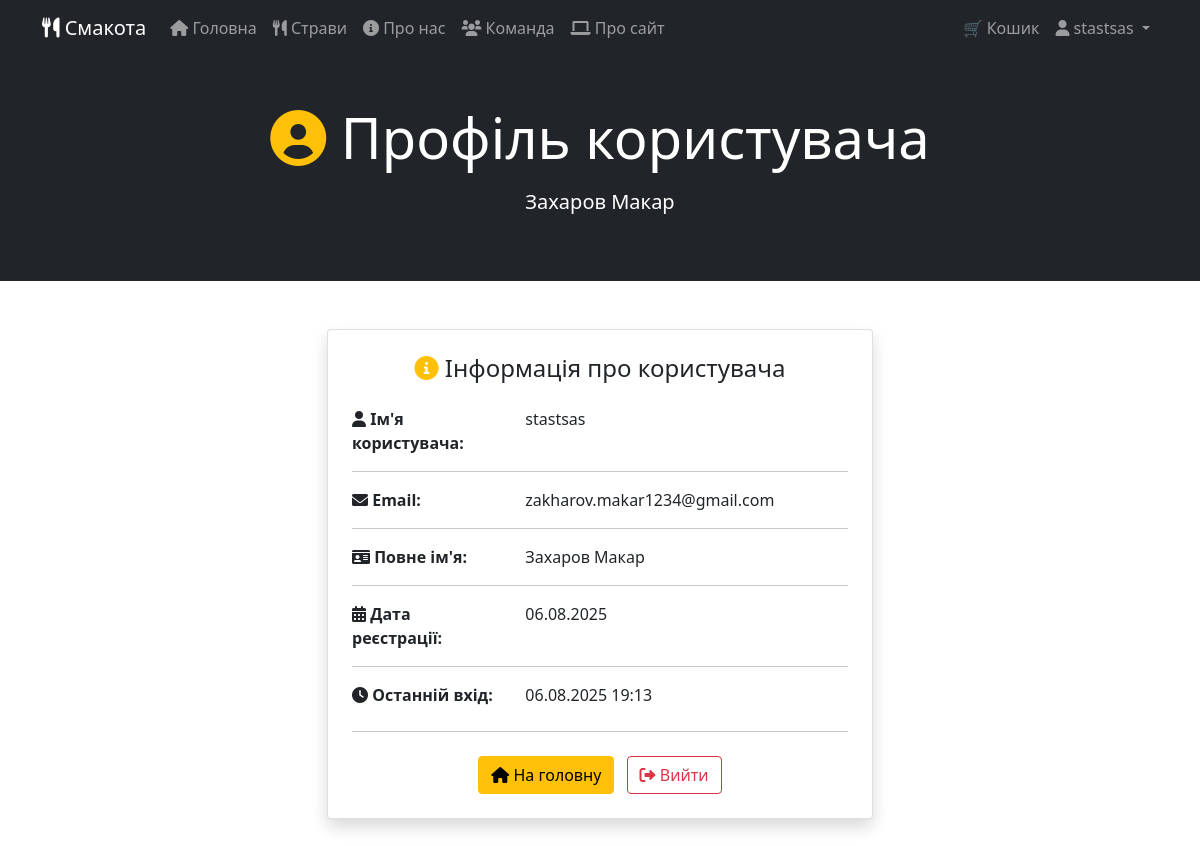
Page /market/profile/ (signed in) on the earlier database version.
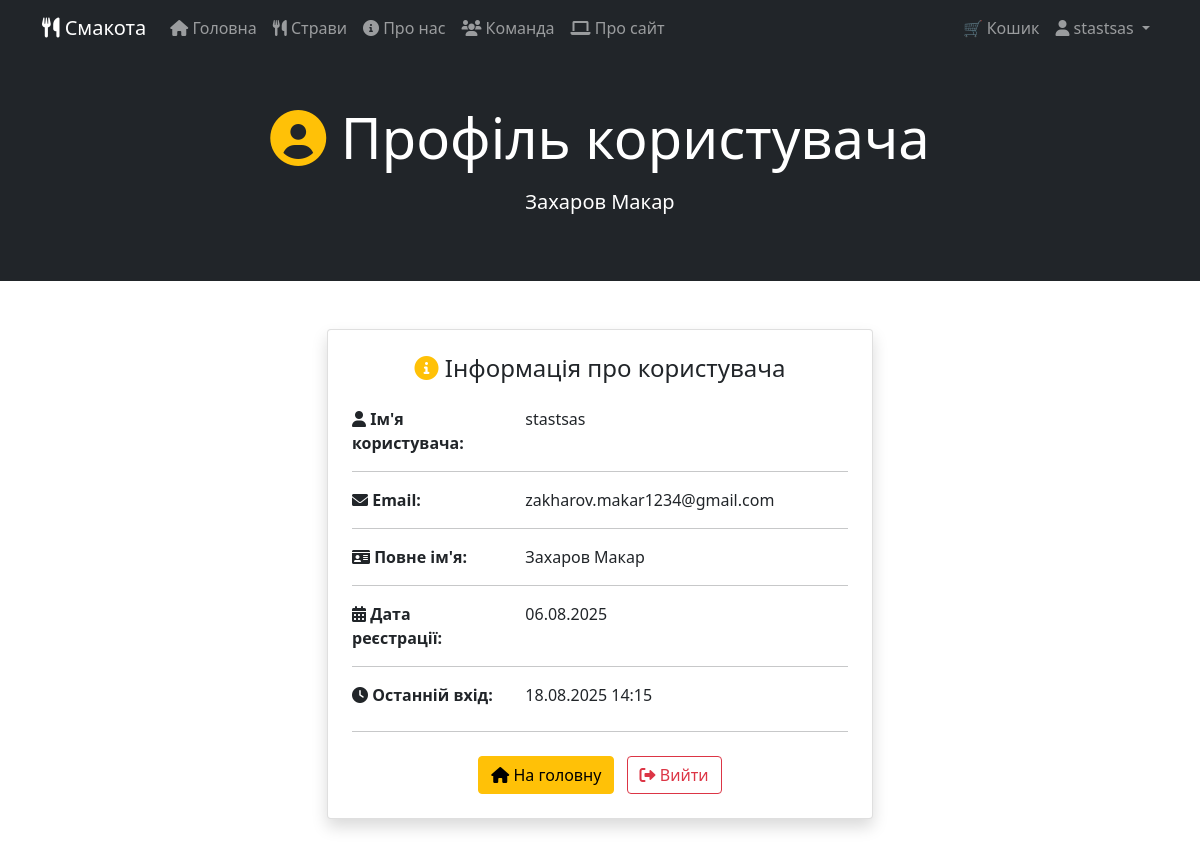
Same page on the later database version.
### Market/models.py (models this page shows, shortened)
class CustomUser(AbstractUser):
    age = models.IntegerField(null=True, blank=True)
    country = models.CharField(max_length=100, blank=True)
    address = models.TextField(blank=True)
    bonus_points = models.DecimalField(max_digits=10, decimal_places=2, default=0.00)
    bonus_points = models.DecimalField(max_digits=10, decimal_places=2, default=0.00)  # Поле для зберігання бонусних балів користувача
    class Meta:
        db_table = 'market_customuser'
    groups = models.ManyToManyField(
        'auth.Group',
        verbose_name='groups',
        blank=True,
        help_text='The groups this user belongs to.',
        related_name='custom_user_set',
        related_query_name='custom_user',
    )
    user_permissions = models.ManyToManyField(
        'auth.Permission',
        verbose_name='user permissions',
        blank=True,
        help_text='Specific permissions for this user.',
        related_name='custom_user_set',
        related_query_name='custom_user',
    )

### Market/auth_views.py (the view)
# urls.py: path('profile/', auth_views.profile, name='profile'),
@login_required
def profile(request):
    return render(request, 'Market/auth/profile.html', {
        'title': f'Профіль - {request.user.username}'
    })

### Market/templates/Market/auth/profile.html (shortened to what this page needs)
{% extends 'Market/base.html' %}
{% block content %}
<section class="py-5 bg-dark text-white">
    <div class="container text-center">
        <h1 class="display-4 mb-3">
            <i class="fas fa-user-circle text-warning"></i> Профіль користувача
        </h1>
        <p class="lead">{{ user.get_full_name|default:user.username }}</p>
    </div>
</section>
<section class="py-5">
    <div class="container">
        <div class="row justify-content-center">
            <div class="col-md-8 col-lg-6">
                <div class="card shadow">
                    <div class="card-body p-4">
                        <h4 class="card-title text-center mb-4">
                            <i class="fas fa-info-circle text-warning"></i> Інформація про користувача
                        </h4>
                        <div class="row">
                            <div class="col-sm-4">
                                <strong><i class="fas fa-user"></i> Ім'я користувача:</strong>
                            </div>
                            <div class="col-sm-8">
                                {{ user.username }}
                            </div>
                        </div>
                        <hr>
                        <div class="row">
                            <div class="col-sm-4">
                                <strong><i class="fas fa-envelope"></i> Email:</strong>
                            </div>
                            <div class="col-sm-8">
                                {{ user.email|default:"Не вказано" }}
                            </div>
                        </div>
                        <hr>
                        <div class="row">
                            <div class="col-sm-4">
                                <strong><i class="fas fa-id-card"></i> Повне ім'я:</strong>
                            </div>
                            <div class="col-sm-8">
                                {% if user.first_name or user.last_name %}
                                    {{ user.first_name }} {{ user.last_name }}
                                {% else %}
                                    Не вказано
                                {% endif %}
                            </div>
                        </div>
                        <hr>
                        <div class="row">
                            <div class="col-sm-4">
                                <strong><i class="fas fa-calendar-alt"></i> Дата реєстрації:</strong>
                            </div>
                            <div class="col-sm-8">
                                {{ user.date_joined|date:"d.m.Y" }}
                            </div>
                        </div>
                        <hr>
                        <div class="row">
                            <div class="col-sm-4">
                                <strong><i class="fas fa-clock"></i> Останній вхід:</strong>
                            </div>
                            <div class="col-sm-8">
                                {% if user.last_login %}
                                    {{ user.last_login|date:"d.m.Y H:i" }}
                                {% else %}
                                    Ніколи
                                {% endif %}
                            </div>
                        </div>
                        <hr class="my-4">
                        <div class="text-center">
                            <a href="{% url 'Market:index' %}" class="btn btn-warning me-2">
                                <i class="fas fa-home"></i> На головну
                            </a>
                            <a href="{% url 'Market:logout' %}" class="btn btn-outline-danger">
                                <i class="fas fa-sign-out-alt"></i> Вийти
                            </a>
                        </div>
                    </div>
                </div>
            </div>
        </div>
    </div>
</section>
{% endblock %}

### Market/templates/Market/navbar.html (shortened to what this page needs)
{% load static %}
<nav class="navbar navbar-expand-lg navbar-dark bg-dark">
    <div class="container">
        <a class="navbar-brand" href="{% url 'Market:index' %}">
            <i class="fas fa-utensils"></i> Смакота
        </a>
        <div class="collapse navbar-collapse" id="navbarNav">
            <ul class="navbar-nav me-auto">
                <li class="nav-item">
                    <a class="nav-link {% if request.resolver_match.url_name == 'index' %}active{% endif %}"
                       href="{% url 'Market:index' %}">
                        <i class="fas fa-home"></i> Головна
                    </a>
                </li>
                <li class="nav-item">
                    <a class="nav-link {% if request.resolver_match.url_name == 'dishes' %}active{% endif %}"
                       href="/market/menu">
                        <i class="fas fa-utensils"></i> Страви
                    </a>
                </li>
                <li class="nav-item">
                    <a class="nav-link {% if request.resolver_match.url_name == 'about' %}active{% endif %}"
                       href="{% url 'Market:about' %}">
                        <i class="fas fa-info-circle"></i> Про нас
                    </a>
                </li>
                <li class="nav-item">
                    <a class="nav-link {% if request.resolver_match.url_name == 'team_info' %}active{% endif %}"
                       href="{% url 'Market:team' %}">
                        <i class="fas fa-users"></i> Команда
                    </a>
                </li>
                <li class="nav-item">
                    <a class="nav-link {% if request.resolver_match.url_name == 'site_info' %}active{% endif %}"
                       href="#">
                        <i class="fas fa-laptop"></i> Про сайт
                    </a>
                </li>
            </ul>
            <ul class="navbar-nav">
                <li class="nav-item">
                    <a href="{% url 'Market:view_cart' %}" class="nav-link position-relative">
                        🛒 Кошик
                    </a>
                </li>
                {% if user.is_authenticated %}
                    <li class="nav-item dropdown">
                        <a class="nav-link dropdown-toggle" href="#" id="navbarDropdown" role="button" data-bs-toggle="dropdown">
                            <i class="fas fa-user"></i> {{ user.username }}
                        </a>
                    </li>
                {% endif %}
            </ul>
        </div>
    </div>
</nav>

Differences in the rows shown:
changed CustomUser "Захаров Макар": last_login "06.08.2025 19:13" → "18.08.2025 14:15"
